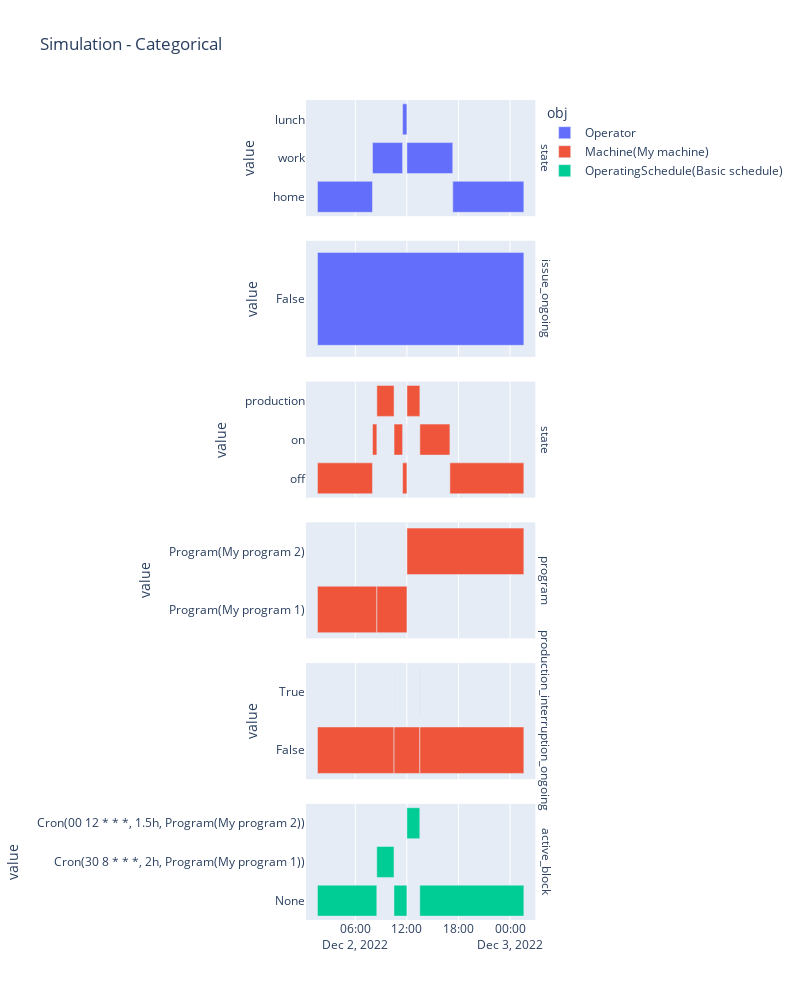

This figure's notebook cell:
### Code cell
import plotly.express as px


def plot_timeline(data, **kwargs):
    df = (
        pd.DataFrame(data, columns=['ds', 'obj', 'key', 'value'])
        .assign(name=lambda df_: df_['obj'] + ' - ' + df_['key'],
                end_ts=lambda df_: df_.groupby(['obj', 'key'])['ds'].shift(-1).fillna(machine.now_dt.datetime),
                value=lambda df_: df_['value'].astype(str))
    )
    if df.empty:
        return

    fig = px.timeline(df, facet_row='name', x_start='ds', x_end='end_ts', y='value',
                      title='Simulation - Categorical', color='obj', **kwargs)
    fig.for_each_annotation(lambda a: a.update(text=a.text.split(' - ')[-1]))
    fig.update_yaxes(matches=None)
    fig.show()


def plot_numerical(data, **kwargs):

    df = pd.DataFrame(data, columns=['ds', 'obj', 'key', 'value'])
    df['end_ts'] = df['ds'].shift(-1).fillna(machine.now_dt.datetime)
    if df.empty:
        return

    fig = px.line(df, x='ds', y='value', color='obj', facet_row='key',
                  title='Simulation - Numerical', **kwargs)
    fig.update_yaxes(matches=None)
    fig.for_each_annotation(lambda a: a.update(text=a.text.replace('key=', '')))
    fig.show()


machine = list(machines.values())[0]


plot_timeline(
    operator.data['categorical']
    + machine.data['categorical']
    # + sum([list(p.bom.values())[0]['consumable'].data['categorical']
    #        for p in machine.programs.values()], [])
    + machine.schedule.data['categorical']
, width=800, height=1000)

# plot_numerical(
#     machine.data['numerical']
#     + operator.data['numerical']
#     + sum([list(p.bom.values())[0]['consumable'].data['numerical']
#            for p in machine.programs.values()], [])
# ,width=800, height=1400)

### Figure 1 — Plotly figure (JSON) as saved in the notebook; plotly's stock layout.template omitted (floating-point values rounded to 4 significant figures)
{"data": [{"alignmentgroup": "True", "base": ["2022-12-02T01:36:03.369994+02:00", "2022-12-02T01:36:03.369994+02:00", "2022-12-02T08:00:00+02:00", "2022-12-02T11:30:03+02:00", "2022-12-02T12:00:03+02:00", "2022-12-02T17:20:03+02:00"], "hovertemplate": "obj=Operator<br>name=Operator - state<br>ds=%{base}<br>end_ts=%{x}<br>value=%{y}<extra></extra>", "legendgroup": "Operator", "marker": {"color": "#636efa", "pattern": {"shape": ""}}, "name": "Operator", "offsetgroup": "Operator", "orientation": "h", "showlegend": true, "textposition": "auto", "type": "bar", "x": [0, 23036630, 12603000, 1800000, 19200000, 29760369], "xaxis": "x6", "y": ["home", "home", "work", "lunch", "work", "home"], "yaxis": "y6"}, {"alignmentgroup": "True", "base": ["2022-12-02T01:36:03.369994+02:00"], "hovertemplate": "obj=Operator<br>name=Operator - issue_ongoing<br>ds=%{base}<br>end_ts=%{x}<br>value=%{y}<extra></extra>", "legendgroup": "Operator", "marker": {"color": "#636efa", "pattern": {"shape": ""}}, "name": "Operator", "offsetgroup": "Operator", "orientation": "h", "showlegend": false, "textposition": "auto", "type": "bar", "x": [86400000], "xaxis": "x5", "y": ["False"], "yaxis": "y5"}, {"alignmentgroup": "True", "base": ["2022-12-02T01:36:03.369994+02:00", "2022-12-02T08:00:03+02:00", "2022-12-02T08:30:24+02:00", "2022-12-02T10:30:26+02:00", "2022-12-02T11:30:03+02:00", "2022-12-02T12:00:06+02:00", "2022-12-02T12:00:30+02:00", "2022-12-02T13:30:32+02:00", "2022-12-02T17:00:03+02:00"], "hovertemplate": "obj=Machine(My machine)<br>name=Machine(My machine) - state<br>ds=%{base}<br>end_ts=%{x}<br>value=%{y}<extra></extra>", "legendgroup": "Machine(My machine)", "marker": {"color": "#EF553B", "pattern": {"shape": ""}}, "name": "Machine(My machine)", "offsetgroup": "Machine(My machine)", "orientation": "h", "showlegend": true, "textposition": "auto", "type": "bar", "x": [23039630, 1821000, 7202000, 3577000, 1803000, 24000, 5402000, 12571000, 30960369], "xaxis": "x4", "y": ["off", "on", "production", "on", "off", "on", "production", "on", "off"], "yaxis": "y4"}, {"alignmentgroup": "True", "base": ["2022-12-02T01:36:03.369994+02:00", "2022-12-02T08:30:22+02:00", "2022-12-02T12:00:28+02:00"], "hovertemplate": "obj=Machine(My machine)<br>name=Machine(My machine) - program<br>ds=%{base}<br>end_ts=%{x}<br>value=%{y}<extra></extra>", "legendgroup": "Machine(My machine)", "marker": {"color": "#EF553B", "pattern": {"shape": ""}}, "name": "Machine(My machine)", "offsetgroup": "Machine(My machine)", "orientation": "h", "showlegend": false, "textposition": "auto", "type": "bar", "x": [24858630, 12606000, 48935369], "xaxis": "x3", "y": ["Program(My program 1)", "Program(My program 1)", "Program(My program 2)"], "yaxis": "y3"}, {"alignmentgroup": "True", "base": ["2022-12-02T01:36:03.369994+02:00", "2022-12-02T10:30:01+02:00", "2022-12-02T10:30:25+02:00", "2022-12-02T13:30:01+02:00", "2022-12-02T13:30:31+02:00"], "hovertemplate": "obj=Machine(My machine)<br>name=Machine(My machine) - production_interruption_ongoing<br>ds=%{base}<br>end_ts=%{x}<br>value=%{y}<extra></extra>", "legendgroup": "Machine(My machine)", "marker": {"color": "#EF553B", "pattern": {"shape": ""}}, "name": "Machine(My machine)", "offsetgroup": "Machine(My machine)", "orientation": "h", "showlegend": false, "textposition": "auto", "type": "bar", "x": [32037630, 24000, 10776000, 30000, 43532369], "xaxis": "x2", "y": ["False", "True", "False", "True", "False"], "yaxis": "y2"}, {"alignmentgroup": "True", "base": ["2022-12-02T01:36:03.369994+02:00", "2022-12-02T08:30:00+02:00", "2022-12-02T10:29:59+02:00", "2022-12-02T12:00:00+02:00", "2022-12-02T13:29:59+02:00"], "hovertemplate": "obj=OperatingSchedule(Basic schedule)<br>name=OperatingSchedule(Basic schedule) - active_block<br>ds=%{base}<br>end_ts=%{x}<br>value=%{y}<extra></extra>", "legendgroup": "OperatingSchedule(Basic schedule)", "marker": {"color": "#00cc96", "pattern": {"shape": ""}}, "name": "OperatingSchedule(Basic schedule)", "offsetgroup": "OperatingSchedule(Basic schedule)", "orientation": "h", "showlegend": true, "textposition": "auto", "type": "bar", "x": [24836630, 7199000, 5401000, 5399000, 43564369], "xaxis": "x", "y": ["None", "Cron(30 8 * * *, 2h, Program(My program 1))", "None", "Cron(00 12 * * *, 1.5h, Program(My program 2))", "None"], "yaxis": "y"}], "layout": {"annotations": [{"font": {}, "showarrow": false, "text": "active_block", "textangle": 90, "x": 0.98, "xanchor": "left", "xref": "paper", "y": 0.07083, "yanchor": "middle", "yref": "paper"}, {"font": {}, "showarrow": false, "text": "production_interruption_ongoing", "textangle": 90, "x": 0.98, "xanchor": "left", "xref": "paper", "y": 0.2425, "yanchor": "middle", "yref": "paper"}, {"font": {}, "showarrow": false, "text": "program", "textangle": 90, "x": 0.98, "xanchor": "left", "xref": "paper", "y": 0.4142, "yanchor": "middle", "yref": "paper"}, {"font": {}, "showarrow": false, "text": "state", "textangle": 90, "x": 0.98, "xanchor": "left", "xref": "paper", "y": 0.5858, "yanchor": "middle", "yref": "paper"}, {"font": {}, "showarrow": false, "text": "issue_ongoing", "textangle": 90, "x": 0.98, "xanchor": "left", "xref": "paper", "y": 0.7575, "yanchor": "middle", "yref": "paper"}, {"font": {}, "showarrow": false, "text": "state", "textangle": 90, "x": 0.98, "xanchor": "left", "xref": "paper", "y": 0.9292, "yanchor": "middle", "yref": "paper"}], "barmode": "overlay", "height": 1000, "legend": {"title": {"text": "obj"}, "tracegroupgap": 0}, "title": {"text": "Simulation - Categorical"}, "width": 800, "xaxis": {"anchor": "y", "domain": [0, 0.98], "type": "date"}, "xaxis2": {"anchor": "y2", "domain": [0, 0.98], "matches": "x", "showticklabels": false, "type": "date"}, "xaxis3": {"anchor": "y3", "domain": [0, 0.98], "matches": "x", "showticklabels": false, "type": "date"}, "xaxis4": {"anchor": "y4", "domain": [0, 0.98], "matches": "x", "showticklabels": false, "type": "date"}, "xaxis5": {"anchor": "y5", "domain": [0, 0.98], "matches": "x", "showticklabels": false, "type": "date"}, "xaxis6": {"anchor": "y6", "domain": [0, 0.98], "matches": "x", "showticklabels": false, "type": "date"}, "yaxis": {"anchor": "x", "domain": [0, 0.1417], "title": {"text": "value"}}, "yaxis2": {"anchor": "x2", "domain": [0.1717, 0.3133], "title": {"text": "value"}}, "yaxis3": {"anchor": "x3", "domain": [0.3433, 0.485], "title": {"text": "value"}}, "yaxis4": {"anchor": "x4", "domain": [0.515, 0.6567], "title": {"text": "value"}}, "yaxis5": {"anchor": "x5", "domain": [0.6867, 0.8283], "title": {"text": "value"}}, "yaxis6": {"anchor": "x6", "domain": [0.8583, 1], "title": {"text": "value"}}}}
